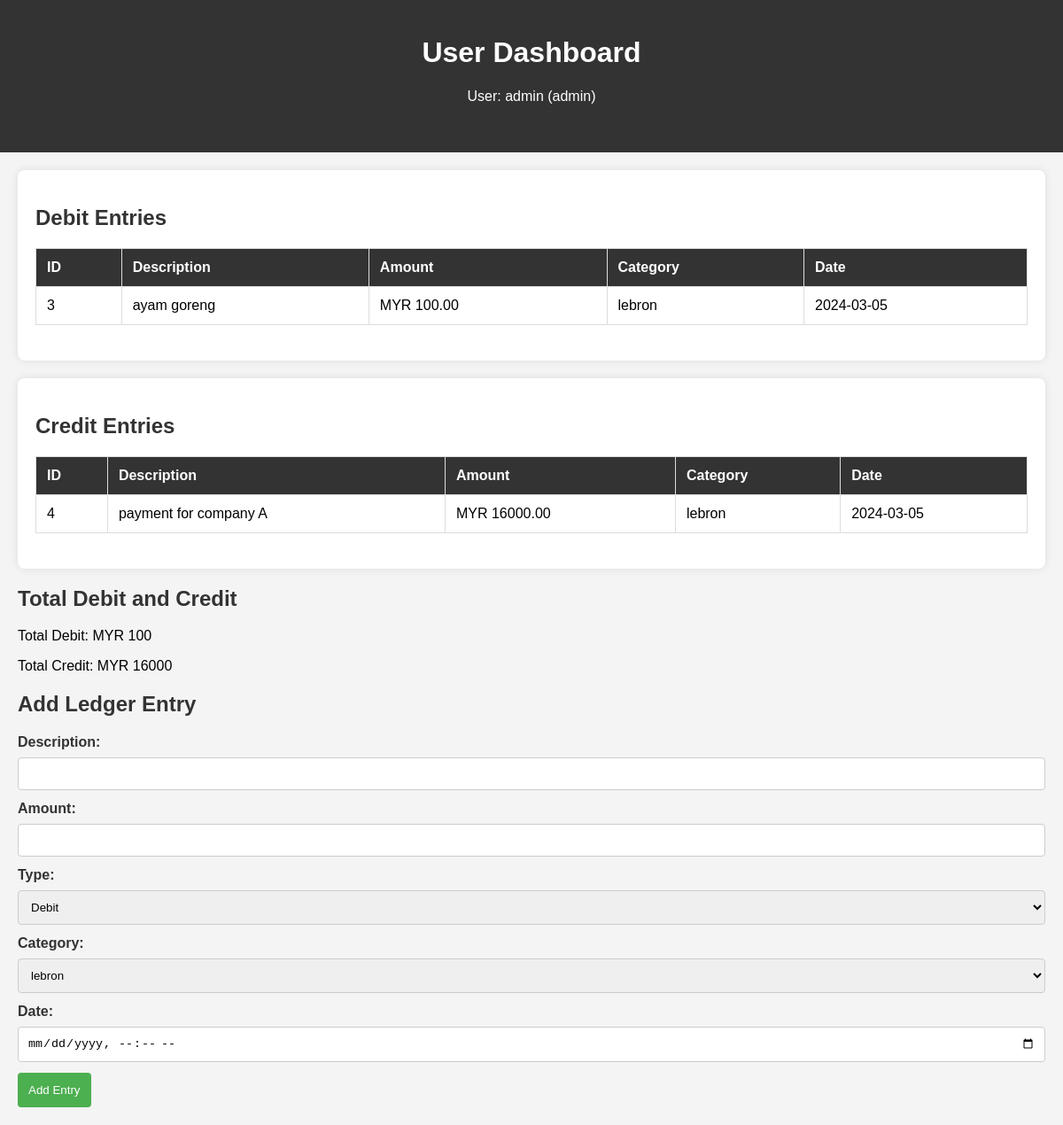
Page /dashboard.php (signed in) on the committed database.
### tables this page shows
CREATE TABLE `users` (
  `id` int NOT NULL,
  `username` varchar(50) NOT NULL,
  `password` varchar(255) NOT NULL,
  `mfa_enabled` tinyint(1) NOT NULL DEFAULT '0',
  `role` enum('user','admin') DEFAULT 'user'
);

CREATE TABLE `ledger_entries` (
  `id` int NOT NULL,
  `category_id` int DEFAULT NULL,
  `description` varchar(255) NOT NULL,
  `amount` decimal(10,2) NOT NULL,
  `date` date NOT NULL,
  `type` enum('debit','credit') NOT NULL DEFAULT 'debit'
);

CREATE TABLE `categories` (
  `id` int NOT NULL,
  `name` varchar(255) NOT NULL
);

### dashboard.php (the view, shortened to what this page needs)
<?php
require_once 'config.php';
$user_id = $_SESSION['user_id'];
$user_query = "SELECT * FROM users WHERE id = '$user_id'";
$user_result = $conn->query($user_query);
if ($user_result) {
    $user_data = $user_result->fetch_assoc();
    $user_role = $user_data['role'];
} else {
    die("Error executing user query: " . $conn->error);
}
$total_debit = 0;
$debit_query = "SELECT le.id, le.description, le.amount, c.name AS category_name, le.date
                FROM ledger_entries le
                JOIN categories c ON le.category_id = c.id
                WHERE le.type = 'debit'";
$debit_result = $conn->query($debit_query);
if ($debit_result) {
    $debit_entries = $debit_result->fetch_all(MYSQLI_ASSOC);
    foreach ($debit_entries as $entry) {
        $total_debit += $entry['amount'];
    }
} else {
    echo "Error executing debit query: " . $conn->error;
}
$total_credit = 0;
$credit_query = "SELECT le.id, le.description, le.amount, c.name AS category_name, le.date
                FROM ledger_entries le
                JOIN categories c ON le.category_id = c.id
                WHERE le.type = 'credit'";
$credit_result = $conn->query($credit_query);
if ($credit_result) {
    $credit_entries = $credit_result->fetch_all(MYSQLI_ASSOC);
    foreach ($credit_entries as $entry) {
        $total_credit += $entry['amount'];
    }
} else {
    echo "Error executing credit query: " . $conn->error;
}
?>
<!DOCTYPE html>
<html lang="en">
<head>
</head>
<body>
    <header>
        <h1>User Dashboard</h1>
        <p>User: <?php echo $user_data['username']; ?> (<?php echo $user_role; ?>)</p>
        <a href="?logout">Logout</a>
    </header>
    <section>
        <div class="debit-section">
            <h2>Debit Entries</h2>
            <table>
                <tr>
                    <th>ID</th>
                    <th>Description</th>
                    <th>Amount</th>
                    <th>Category</th>
                    <th>Date</th>
                </tr>
                <?php
                if ($debit_result) {
                    foreach ($debit_entries as $entry) {
                        ?>
                        <tr>
                            <td><?php echo $entry['id']; ?></td>
                            <td><?php echo $entry['description']; ?></td>
                            <td>MYR <?php echo $entry['amount']; ?></td>
                            <td><?php echo $entry['category_name']; ?></td>
                            <td><?php echo $entry['date']; ?></td>
                        </tr>
                        <?php
                    }
                } else {
                    echo "Error executing debit query: " . $conn->error;
                }
                ?>
            </table>
        </div>
        <div class="credit-section">
            <h2>Credit Entries</h2>
            <table>
                <tr>
                    <th>ID</th>
                    <th>Description</th>
                <th>Amount</th>
                <th>Category</th>
                <th>Date</th>
            </tr>
            <?php
            if ($credit_result) {
                foreach ($credit_entries as $entry) {
                    ?>
                    <tr>
                        <td><?php echo $entry['id']; ?></td>
                        <td><?php echo $entry['description']; ?></td>
                        <td>MYR <?php echo $entry['amount']; ?></td>
                        <td><?php echo $entry['category_name']; ?></td>
                        <td><?php echo $entry['date']; ?></td>
                    </tr>
                    <?php
                }
            } else {
                echo "Error executing credit query: " . $conn->error;
            }
            ?>
        </table>
    </div>
    <div class="totals-section">
        <h2>Total Debit and Credit</h2>
        <p>Total Debit: MYR <?php echo $total_debit; ?></p>
        <p>Total Credit: MYR <?php echo $total_credit; ?></p>
    </div>
    <?php if ($user_role === 'admin' || $user_role === 'user') { ?>
        <h2>Add Ledger Entry</h2>
        <form action="dashboard.php" method="post">
            <label for="description">Description:</label>
            <input type="text" name="description" required>
            <br>
            <label for="amount">Amount:</label>
            <input type="number" name="amount" step="0.01" required>
            <br>
            <label for="type">Type:</label>
            <select name="type" required>
                <option value="debit">Debit</option>
            </select>
            <br>
            <label for="category">Category:</label>
            <select name="category" required>
                <?php
                $category_query = "SELECT * FROM categories";
                $category_result = $conn->query($category_query);
                if ($category_result) {
                    $categories = $category_result->fetch_all(MYSQLI_ASSOC);
                    foreach ($categories as $category) {
                        echo "<option value='" . $category['id'] . "'>" . $category['name'] . "</option>";
                    }
                } else {
                    echo "Error executing category query: " . $conn->error;
                }
                ?>
            </select>
            <br>
            <label for="date">Date:</label>
            <input type="datetime-local" name="date" required>
            <br>
            <button type="submit" name="add_entry">Add Entry</button>
        </form>
    <?php } ?>
</section>
</body>
</html>

### dashboard.php (style rules this page uses)
body { font-family: 'Arial', sans-serif; background-color: #f4f4f4; margin: 0; padding: 0; }
header { background-color: #333; color: #fff; padding: 20px; text-align: center; }
section { margin: 20px; }
table { width: 100%; border-collapse: collapse; margin-bottom: 20px; }
table, th, td { border: 1px solid #ddd; }
th, td { padding: 12px; text-align: left; }
th { background-color: #333; color: #fff; }
h2 { color: #333; }
form { margin-top: 20px; }
label { display: block; margin-bottom: 8px; font-weight: bold; color: #333; }
input, select { width: 100%; padding: 10px; margin-bottom: 12px; box-sizing: border-box; border: 1px solid #ccc; border-radius: 4px; }
button { background-color: #4caf50; color: #fff; padding: 12px; border: none; cursor: pointer; border-radius: 4px; }
a { color: #333; text-decoration: none; font-weight: bold; margin-left: 10px; }
.debit-section, .credit-section { background-color: #fff; padding: 20px; border-radius: 8px; box-shadow: 0 0 10px rgba(0, 0, 0, 0.1); margin-bottom: 20px; }

### rows in the picture
users: username "admin", role "admin"
ledger_entries: id "3", description "ayam goreng", amount "100.00", category.name "lebron", date "2024-03-05"
ledger_entries: id "4", description "payment for company A", amount "16000.00", category.name "lebron", date "2024-03-05"

### other values in the picture
$total_debit "100"
$total_credit "16000"
form field category "lebron"
